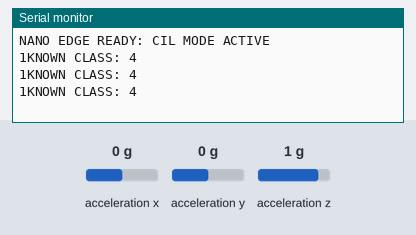
Simulated run of this program. Board: Arduino Nano 33 BLE. Shown: the last lines printed to the serial monitor. Inputs (shaded band) come from the test bench; at power-on: acceleration x 0 g, acceleration z 1 g, acceleration y 0 g.

Above: at 1.2 s.
1.3 s: acceleration x set to -1.4 g
At 1.62 s:
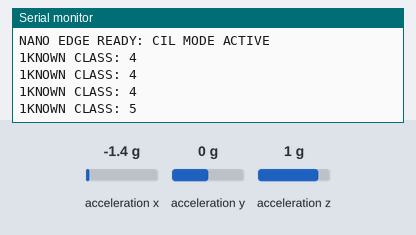
2.8 s: acceleration x set to 0 g
At 3.36 s:
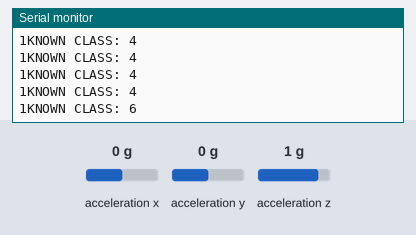
4.3 s: acceleration z set to 0 g
At 5.1 s:
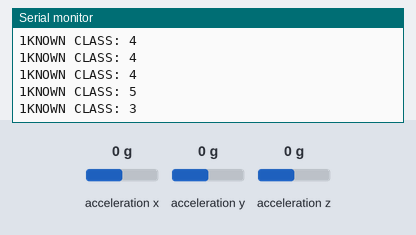
Timing chart, 0 to 7.3 s (numbered marks = the images above; inputs shaded):
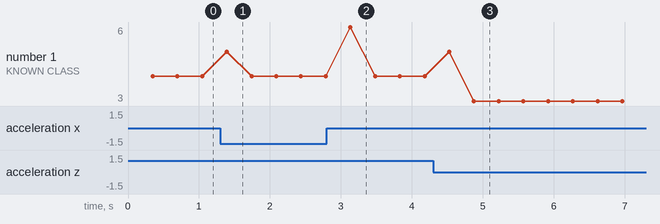

The program:

main.cpp
```cpp
#include <Arduino.h>
#include <Arduino_BMI270_BMM150.h>
#include <arduinoFFT.h>
#include "classifier_1.h" // Your XGBoost Model
#include "svm_1.h"        // Your SVM Model (Gatekeeper)

/**A
 * ARCHITECTURE:
 * 1. Sensing: BMI270 Accelerometer (Signal Magnitude Vector)
 * 2. Feature Extraction: 11 Features (Time + Frequency Domain)
 * 3. Logic:
 * - If SVM identifies signal as "Normal/Known" -> Run XGBoost Classification.
 * - If SVM identifies signal as "Anomaly/Unknown" -> Send RAW features to Cloud (PC).
 */

// ===== CONFIGURATION =====
#define WINDOW 256
#define SAMPLING_FREQ 100.0 // Hz
float buffer[WINDOW];
int bufferIdx = 0;
int signalSource = 0; // 0 for IMU

// FFT Objects
arduinoFFT FFT = arduinoFFT();
double vReal[WINDOW];
double vImag[WINDOW];

// ===== MODELS =====
Eloquent::ML::Port::XGBClassifier xgb;
Eloquent::ML::Port::one_class_svm svm;

// ===== BASELINE SCALER (CWRU) =====
// These will be updated by the Cloud during CIL retraining
// float mean[11] = {
//     0.3502076, 0.2168899, 1.696139, 3.3294788,
//     -0.0358876, 6.543861, 672.6005, 2.196885,
//     0.0045953, 0.0000388, 0.000000193
// };

// float stdv[11] = {
//     0.3073576, 0.3458983, 1.6461289, 4.959931,
//     0.1901155, 3.147635, 193.0330, 0.4283016,
//     0.0073736, 0.0000571, 0.000000160
// };
float mean[11] = {0.36548249, 0.05965945, 1.14912136, 1.66495588, 1.52272923, 4.90231832, 436.6772874, 2.88885578, 0.13919788, 0.04613171, 0.0203375};
float stdv[11] = {0.38117382, 0.09815811, 0.99485802, 2.27128853, 3.77948293, 2.15400952, 320.7785324, 0.83101291, 0.27368778, 0.09374625, 0.04166516};

void scale(float *x) {
    for (int i = 0; i < 11; i++) {
        x[i] = (x[i] - mean[i]) / (stdv[i] + 1e-6);
    }
}

// ===== FEATURE EXTRACTION =====
void extractFeatures(float *x) {
    double sum = 0, sqSum = 0, maxv = 0;

    for (int i = 0; i < WINDOW; i++) {
        float v = buffer[i];
        sum += v;
        sqSum += v * v;
        if (abs(v) > maxv) maxv = abs(v);
        vReal[i] = (double)v;
        vImag[i] = 0;
    }

    float meanVal = sum / WINDOW;
    float rms = sqrt(sqSum / WINDOW);
    float var = (sqSum / WINDOW) - (meanVal * meanVal);

    // Skewness & Kurtosis
    float skew = 0, kurt = 0;
    for (int i = 0; i < WINDOW; i++) {
        float diff = buffer[i] - meanVal;
        skew += pow(diff, 3);
        kurt += pow(diff, 4);
    }

    x[0] = rms;
    x[1] = var;
    x[2] = (float)maxv;
    x[3] = (skew / WINDOW) / pow(var + 1e-6, 1.5);
    x[4] = (kurt / WINDOW) / pow(var + 1e-6, 2.0);
    x[5] = (float)maxv / (rms + 1e-6);

    // FFT Analysis
    FFT.Windowing(vReal, WINDOW, FFT_WIN_TYP_HAMMING, FFT_FORWARD);
    FFT.Compute(vReal, vImag, WINDOW, FFT_FORWARD);
    FFT.ComplexToMagnitude(vReal, vImag, WINDOW);

    x[6] = (float)FFT.MajorPeak(vReal, WINDOW, SAMPLING_FREQ);

    // Entropy & Energy Bands
    float totalEnergy = 0;
    float lowE = 0, midE = 0, highE = 0;
    int half = WINDOW / 2;
    int bandSize = half / 3;

    for (int i = 2; i < half; i++) {
        float mag = (float)vReal[i];
        totalEnergy += mag;
        if (i < bandSize) lowE += mag;
        else if (i < 2 * bandSize) midE += mag;
        else highE += mag;
    }

    // Spectral Entropy
    float entropy = 0;
    for (int i = 2; i < half; i++) {
        float p = (float)vReal[i] / (totalEnergy + 1e-6);
        if (p > 0) entropy -= p * log(p);
    }

    x[7] = entropy;
    x[8] = lowE / (totalEnergy + 1e-6);
    x[9] = midE / (totalEnergy + 1e-6);
    x[10] = highE / (totalEnergy + 1e-6);
}

// ===== CLOUD COMMUNICATION =====
void reportToCloud(float *rawFeatures) {
    // This format is parsed by the FastAPI cloud_gateway.py
    Serial.print("raw:");
    for (int i = 0; i < 11; i++) {
        Serial.print(rawFeatures[i], 6);
        if (i < 10) Serial.print(",");
    }
    Serial.println();
}

void setup() {
    Serial.begin(115200);
    while (!Serial);

    if (!IMU.begin()) {
        Serial.println("IMU Init Failed!");
        while (1);
    }
    Serial.println("NANO EDGE READY: CIL MODE ACTIVE");
}

void loop() {
    float ax, ay, az;

    if (IMU.accelerationAvailable()) {
        IMU.readAcceleration(ax, ay, az);
        float mag = sqrt(ax * ax + ay * ay + az * az);
        buffer[bufferIdx++] = mag;

        if (bufferIdx >= WINDOW) {
            bufferIdx = 0;
            float rawFeat[11];
            float scaledFeat[11];

            extractFeatures(rawFeat);
            memcpy(scaledFeat, rawFeat, sizeof(rawFeat));
            scale(scaledFeat);

            // SVM Gatekeeper
            // svm.predict(x) returns 1 for Anomaly, -1 (or 0) for Known
            Serial.print(svm.predict(scaledFeat));
            if (svm.predict(scaledFeat) == 0) {
                reportToCloud(rawFeat);
            } else {
                int prediction = xgb.predict(scaledFeat);
                Serial.print("KNOWN CLASS: ");
                Serial.println(prediction);
            }
        }
    }
}
```

svm_1.h
```cpp
#pragma once
#include <cstdarg>
namespace Eloquent {
    namespace ML {
        namespace Port {
            class one_class_svm {
                public:
                    /**
                    * Predict class for features vector
                    */
                    int predict(float *x) {
                        float kernels[24] = { 0 };
                        kernels[0] = compute_kernel(x,   -0.121832501688  , 0.427024850911  , 0.702442587363  , 3.334329924853  , -0.477192544086  , 2.140858974978  , 0.83062825496  , -0.744352720539  , -0.500204234693  , -0.491943061883  , -0.488110792096 );
                        kernels[1] = compute_kernel(x,   1.654776584479  , -0.607779182568  , -0.150976679408  , -0.704958378448  , -0.295815129327  , -1.81040440346  , -1.304220255226  , 1.477536884365  , 1.752687402483  , 2.525821592641  , 1.868623516727 );
                        kernels[2] = compute_kernel(x,   1.738415592907  , -0.215310327971  , 1.281034697759  , 0.245034972093  , 5.885978362639  , -1.181536708933  , -1.340240464912  , 1.943704133298  , 1.451650942814  , 3.70395944721  , 1.195255175343 );
                        kernels[3] = compute_kernel(x,   2.280079241854  , 2.0688311029  , 3.188554128927  , 0.553191329584  , 3.763732769372  , -0.650946203139  , -1.345319395812  , 1.902116331508  , 1.878644798698  , 1.944656981948  , 2.348856876535 );
                        kernels[4] = compute_kernel(x,   1.608097092715  , -0.381083695274  , 0.529011809371  , -1.350581328187  , 2.884274637487  , -1.480959712595  , -1.355460772716  , 2.002342211811  , 1.518818720919  , 2.739611488891  , 2.923845661627 );
                        kernels[5] = compute_kernel(x,   -0.586450779106  , -0.405404922421  , -0.752658594092  , -0.98925797241  , -0.413774618225  , -0.689364763393  , 0.976757111055  , -0.878348354856  , -0.507077611377  , -0.492061352553  , -0.488116547626 );
                        kernels[6] = compute_kernel(x,   -0.445365065631  , -0.21943323969  , -0.121271087627  , 1.42665833791  , -0.407484067461  , 1.1469857131  , 0.83062825496  , -1.390950035831  , -0.505594841234  , -0.492058406085  , -0.488116587771 );
                        kernels[7] = compute_kernel(x,   0.416111004038  , 2.189039770002  , 1.940778086592  , 3.320915729638  , -0.449525660558  , 2.569673560374  , 0.83062825496  , -0.827700047022  , -0.486161376885  , -0.491814696955  , -0.488107619913 );
                        kernels[8] = compute_kernel(x,   1.786637688008  , -0.08133260222  , 1.665103573121  , 0.944044357962  , 7.423422003096  , -1.031252786233  , -1.337426626364  , 1.735852968954  , 1.984228614393  , 1.824929519842  , 1.924737545176 );
                        kernels[9] = compute_kernel(x,   1.820412305947  , 0.09468953644  , 1.101489479422  , -0.061449206829  , 1.620014132984  , -1.292101679948  , -1.351523202485  , 1.37055057957  , 2.579969500904  , 0.647645032786  , 0.660347839143 );
                        kernels[10] = compute_kernel(x,   -0.790407743631  , -0.568641258921  , -0.939705308063  , -0.75345169727  , -0.443112624962  , -0.344064177376  , -1.06904687428  , 0.138381187416  , -0.508427811975  , -0.491723325206  , -0.488112620721 );
                        kernels[11] = compute_kernel(x,   1.969848068911  , 1.19665658543  , 2.913116835236  , 0.598556327765  , 5.245006557035  , -0.592774222508  , -1.352858148427  , 1.684717782344  , 2.078350464145  , 1.815318468225  , 1.328075976641 );
                        kernels[12] = compute_kernel(x,   1.97023109627  , 0.574700828676  , 1.765742054411  , 0.611376363451  , 3.560005430582  , -1.067635633811  , -1.322490633098  , 2.066824964898  , 1.39498783544  , 2.660770997763  , 3.914649477888 );
                        kernels[13] = compute_kernel(x,   1.126809738814  , 5.827729362317  , 3.519739746178  , 3.414312728457  , -0.484503999741  , 2.814174748021  , 0.83062825496  , -1.052390035783  , -0.457204876932  , -0.491734458935  , -0.488107088816 );
                        kernels[14] = compute_kernel(x,   2.598716028893  , 2.433854440566  , 2.666659556267  , 0.163641526208  , 1.598425730168  , -0.974242360357  , -1.340745801098  , 1.607830889764  , 2.274409638673  , 1.104100648516  , 1.640423267587 );
                        kernels[15] = compute_kernel(x,   2.580136578509  , 2.505106833076  , 3.024564899209  , 0.203739910374  , 2.253579369887  , -0.84486828026  , -1.349929454935  , 1.878983116763  , 1.838248402314  , 2.168047262722  , 2.111608300309 );
                        kernels[16] = compute_kernel(x,   1.655177976164  , -0.607789370214  , -0.151361658966  , -0.717314360366  , -0.316657133747  , -1.81065417023  , -1.303853737557  , 1.640309326405  , 1.592227186888  , 2.560478980772  , 2.844666799414 );
                        kernels[17] = compute_kernel(x,   -0.037338666563  , 0.64662738083  , 1.087534724318  , 3.395526919249  , -0.442792483814  , 2.449321581898  , 0.83062825496  , -0.608040296892  , -0.498838188827  , -0.491990116711  , -0.488113842599 );
                        kernels[18] = compute_kernel(x,   0.05334158058  , 0.906616521854  , 0.911348779306  , 1.042337313523  , -0.352384266559  , 1.371648785113  , 1.122885967151  , -0.805572711174  , -0.496895784045  , -0.491833365067  , -0.488075812748 );
                        kernels[19] = compute_kernel(x,   2.709487016404  , 2.08423482287  , 1.899389266009  , -0.375514985261  , 0.54155179516  , -1.26698619205  , -1.35122209443  , 1.744580871916  , 2.056336328091  , 1.836812662464  , 1.424295454849 );
                        kernels[20] = compute_kernel(x,   0.647730929559  , 3.209924355374  , 1.934905221758  , 1.937476656314  , -0.50742129156  , 1.687502959952  , 0.83062825496  , -0.887022009538  , -0.478339571779  , -0.491731091937  , -0.488106608869 );
                        kernels[21] = compute_kernel(x,   -0.27591060584  , 0.07736629938  , 0.311117168212  , 1.198327227814  , -0.422728529813  , 1.482874832438  , 0.684499398864  , 0.097469033991  , -0.503756227688  , -0.490008070861  , -0.488112427962 );
                        kernels[22] = compute_kernel(x,   -0.797241342334  , -0.569603073656  , -0.95249661922  , -0.826453088932  , -0.431761530937  , -0.3978966389  , -1.06904687428  , 0.070449825136  , -0.508449263709  , -0.491695446253  , -0.488112634642 );
                        kernels[23] = compute_kernel(x,   1.149832840481  , 5.971798449113  , 3.063334250527  , 1.598561243338  , -0.410670084468  , 1.518178191312  , 0.83062825496  , -1.056526446034  , -0.455220350523  , -0.491501434899  , -0.488112401721 );
                        float decision = -1.870968271378 - ( + kernels[0] * 0.258764742278  + kernels[1] * 0.235772303406  + kernels[2] * 0.818492430061  + kernels[3] * 0.275836134887  + kernels[4] * 0.464866339291  + kernels[5] * 0.91428734829  + kernels[6] * 0.464565141601  + kernels[7] * 0.306715191621  + kernels[8]   + kernels[9] * 0.607528648956  + kernels[10] * 0.127569009646  + kernels[11] * 0.283683842922  + kernels[12] * 0.547555935266  + kernels[13]   + kernels[14] * 0.45793906263  + kernels[15] * 0.301586169676  + kernels[16]   + kernels[17] * 0.870767686757  + kernels[18] * 0.021206075019  + kernels[19] * 0.43287017882  + kernels[20] * 0.293410061964  + kernels[21] * 0.025049825179  + kernels[22] * 0.866533871731  + kernels[23]  );

                        return decision > 0 ? 0 : 1;
                    }

                protected:
                    /**
                    * Compute kernel between feature vector and support vector.
                    * Kernel type: rbf
                    */
                    float compute_kernel(float *x, ...) {
                        va_list w;
                        va_start(w, 11);
                        float kernel = 0.0;

                        for (uint16_t i = 0; i < 11; i++) {
                            kernel += pow(x[i] - va_arg(w, double), 2);
                        }

                        return exp(-0.09 * kernel);
                    }
                };
            }
        }
    }
```

Source omitted: classifier_1.h (68282 bytes)

Measured:
- after the input at 1.3 s, the serial monitor: prints a new line after 0.09 s (image 1)
- after the input at 2.8 s, the serial monitor: prints a new line after 0.33 s (image 2)
- after the input at 4.3 s, the serial monitor: prints a new line after 0.58 s (image 3)
- plotted number 1: 4 → 3 after the input at 4.3 s
